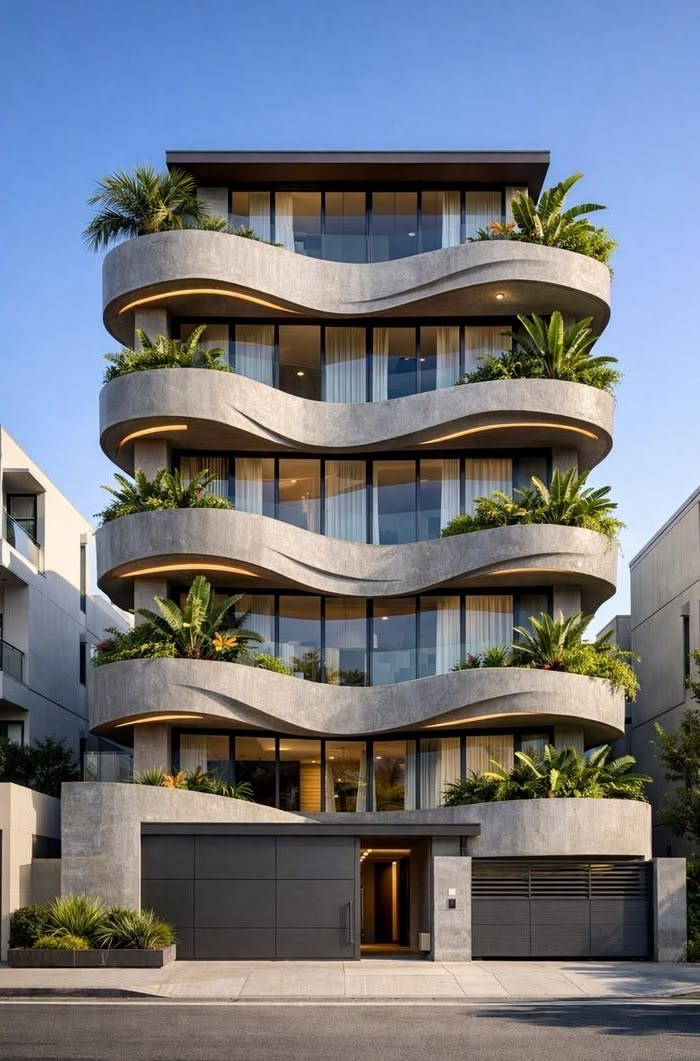
#> input picture video/photo/edificio.jpg, 700 x 1061 px
$ python grid2.py edificio.jpg 5 1.0 edificio.jpg
#> lines starting #> are read from the running program, lines starting #| are printed output that depends on the picture
import sys
from PIL import Image, ImageDraw
src, step, sc, out = sys.argv[1], int(sys.argv[2]), float(sys.argv[3]), sys.argv[4]
im = Image.open(src).convert('RGB'); im = im.resize((int(im.width * sc), int(im.height * sc)))
#> further down, im is the input picture: PIL image 700x1061 RGB; mean R, G, B 113.7, 117.6, 124.9
d = ImageDraw.Draw(im)
for x in range(0, int(im.width / sc), step):
    d.line([(x * sc, 0), (x * sc, im.height)], fill=(255, 0, 0) if x % (step * 5) == 0 else (255, 255, 0), width=1)
    if x % (step * 5) == 0: d.text((x * sc + 2, 2), str(x), fill=(255, 0, 0))
for y in range(0, int(im.height / sc), step):
    d.line([(0, y * sc), (im.width, y * sc)], fill=(255, 0, 0) if y % (step * 5) == 0 else (255, 255, 0), width=1)
    if y % (step * 5) == 0: d.text((2, y * sc + 2), str(y), fill=(255, 0, 0))
im.save(out)
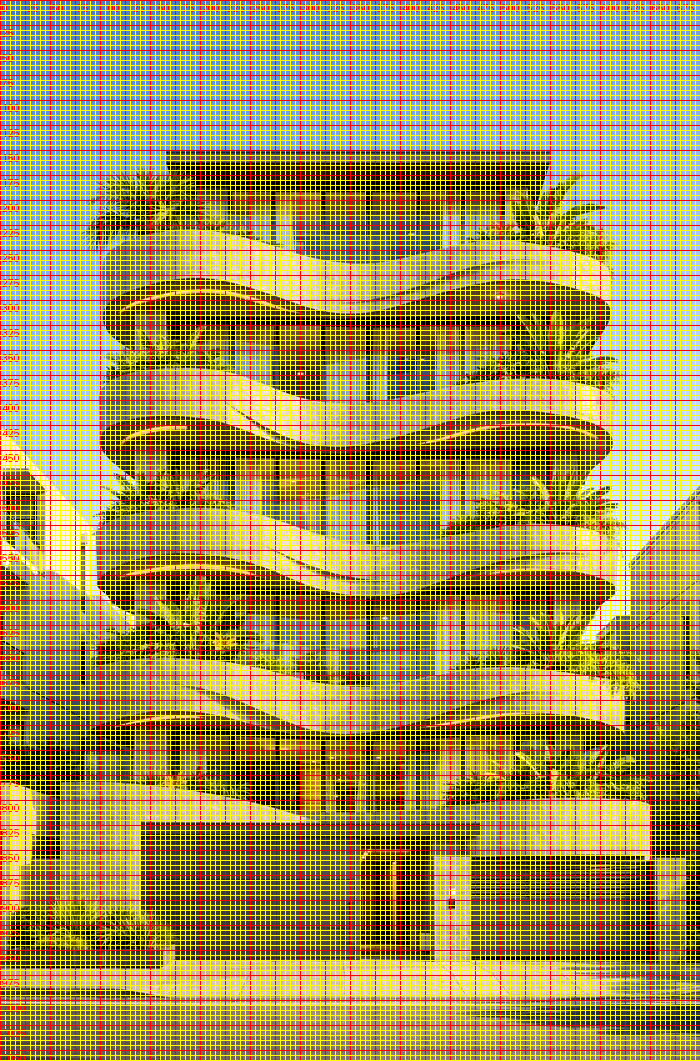
#> saved as edificio.jpg: PIL image 700x1061 RGB; mean R, G, B 165.1, 148.3, 79.5
